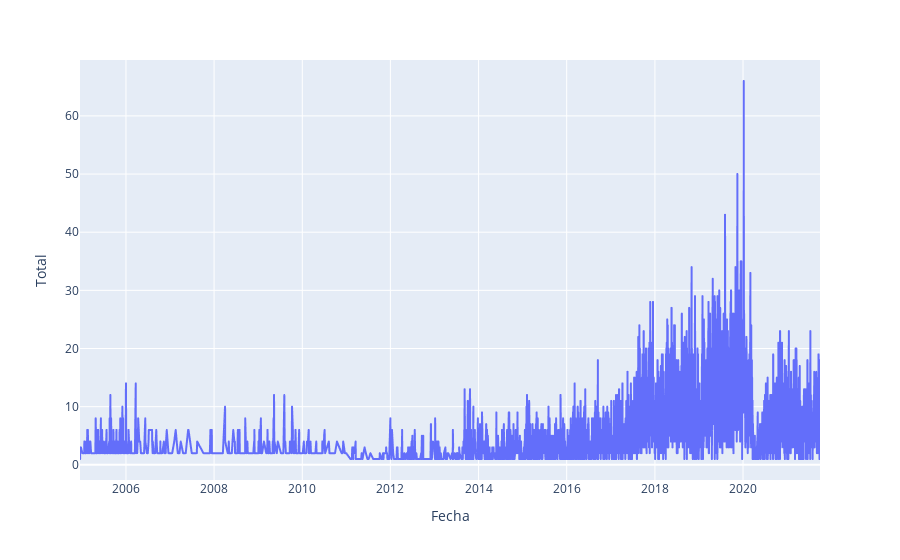

Write notebook code for a chart like this one.
### Code cell
historical = df.fecha_hecho.value_counts()
historical = pd.DataFrame(historical).sort_index()
line_plot = px.line(x=historical.index, y=historical.fecha_hecho,
        labels={
                 'x':'Fecha',
                 'y':'Total'
             })

fig = go.Figure(data=line_plot)
fig

### Figure 1 — Plotly figure (JSON) as saved in the notebook; plotly's stock layout.template omitted (floating-point values rounded to 4 significant figures; data arrays with more than 128 entries replaced by an {"elided": "..."} marker saying what was removed)
{"data": [{"hovertemplate": "Fecha=%{x}<br>Total=%{y}<extra></extra>", "legendgroup": "", "line": {"color": "#636efa", "dash": "solid"}, "marker": {"symbol": "circle"}, "mode": "lines", "name": "", "showlegend": false, "type": "scattergl", "x": {"elided": "3181 str values"}, "xaxis": "x", "y": {"elided": "3181 int values"}, "yaxis": "y"}], "layout": {"legend": {"tracegroupgap": 0}, "margin": {"t": 60}, "xaxis": {"anchor": "y", "domain": [0, 1], "title": {"text": "Fecha"}}, "yaxis": {"anchor": "x", "domain": [0, 1], "title": {"text": "Total"}}}}
